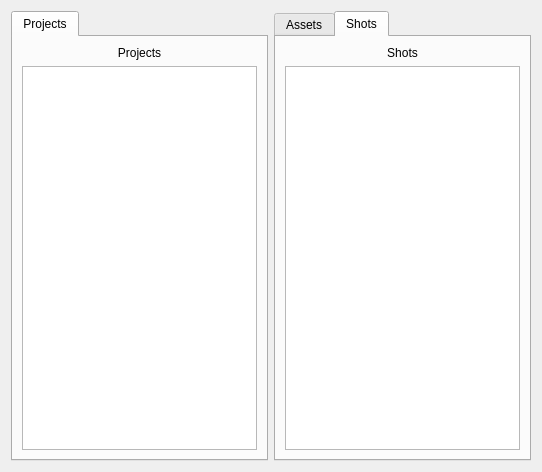
<?xml version="1.0" encoding="UTF-8"?>
<ui version="4.0">
 <class>Form</class>
 <widget class="QWidget" name="Form">
  <property name="geometry">
   <rect>
    <x>0</x>
    <y>0</y>
    <width>542</width>
    <height>472</height>
   </rect>
  </property>
  <property name="windowTitle">
   <string>Form</string>
  </property>
  <layout class="QVBoxLayout" name="verticalLayout_2">
   <item>
    <layout class="QVBoxLayout" name="verticalLayout">
     <item>
      <layout class="QHBoxLayout" name="horizontalLayout">
       <item>
        <widget class="QTabWidget" name="tabProject">
         <property name="currentIndex">
          <number>0</number>
         </property>
         <widget class="QWidget" name="tabProject_layout">
          <attribute name="title">
           <string>Projects</string>
          </attribute>
          <layout class="QVBoxLayout" name="verticalLayout_4">
           <item>
            <widget class="QLabel" name="label">
             <property name="text">
              <string>Projects</string>
             </property>
             <property name="alignment">
              <set>Qt::AlignCenter</set>
             </property>
            </widget>
           </item>
           <item>
            <widget class="QListWidget" name="listWidget"/>
           </item>
          </layout>
         </widget>
        </widget>
       </item>
       <item>
        <widget class="QTabWidget" name="tabProductionType">
         <property name="currentIndex">
          <number>1</number>
         </property>
         <widget class="QWidget" name="assets_tab">
          <attribute name="title">
           <string>Assets</string>
          </attribute>
          <layout class="QVBoxLayout" name="verticalLayout_5">
           <item>
            <widget class="QLabel" name="label_2">
             <property name="text">
              <string>Assets</string>
             </property>
             <property name="alignment">
              <set>Qt::AlignCenter</set>
             </property>
            </widget>
           </item>
           <item>
            <widget class="QListWidget" name="listWidget_2"/>
           </item>
          </layout>
         </widget>
         <widget class="QWidget" name="shots_tab">
          <attribute name="title">
           <string>Shots</string>
          </attribute>
          <layout class="QVBoxLayout" name="verticalLayout_3">
           <item>
            <widget class="QLabel" name="label_3">
             <property name="text">
              <string>Shots</string>
             </property>
             <property name="alignment">
              <set>Qt::AlignCenter</set>
             </property>
            </widget>
           </item>
           <item>
            <widget class="QListWidget" name="listWidget_3"/>
           </item>
          </layout>
         </widget>
        </widget>
       </item>
      </layout>
     </item>
    </layout>
   </item>
  </layout>
 </widget>
 <resources/>
 <connections/>
</ui>
